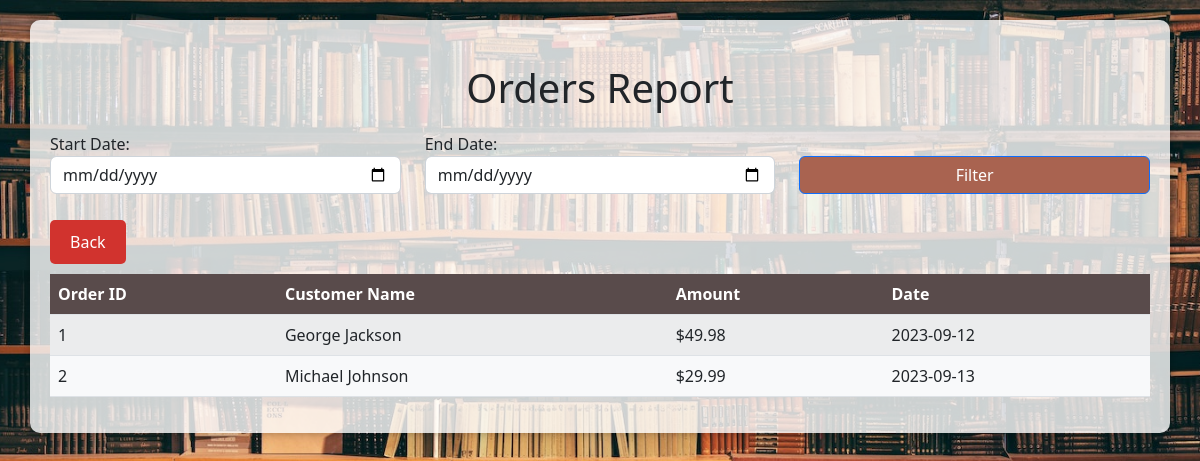
Page /order_date.php on the committed database.
### tables this page shows
CREATE TABLE `orders` (
  `orderid` int(10) UNSIGNED NOT NULL,
  `customerid` int(10) UNSIGNED NOT NULL,
  `amount` float(6,2) NOT NULL,
  `date` date NOT NULL
);

CREATE TABLE `customers` (
  `customerid` int(10) UNSIGNED NOT NULL,
  `name` char(30) NOT NULL,
  `address` char(40) NOT NULL,
  `city` char(20) NOT NULL
);

### order_date.php (the view, shortened to what this page needs)
<!DOCTYPE html>
<html lang="en">
<head>
    <link href="https://cdn.jsdelivr.net/npm/bootstrap@5.2.1/dist/css/bootstrap.min.css" rel="stylesheet">
    <link rel="stylesheet" href="style/order_date_style.css">
</head>
<body>
    <div class="container">
        <br>
        <h1>Orders Report</h1>
        <form method="GET">
            <div class="row mb-3">
                <div class="col">
                    <label for="start_date">Start Date:</label>
                    <input type="date" class="form-control" id="start_date" name="start_date" value="<?php echo isset($_GET['start_date']) ? $_GET['start_date'] : ''; ?>">
                </div>
                <div class="col">
                    <label for="end_date">End Date:</label>
                    <input type="date" class="form-control" id="end_date" name="end_date" value="<?php echo isset($_GET['end_date']) ? $_GET['end_date'] : ''; ?>">
                </div>
                <div class="col">
                    <label>&nbsp;</label>
                    <button type="submit" class="btn btn-primary btn-block">Filter</button>
                </div>
            </div>
        </form>
        <a href="javascript:history.back()" class="btn btn-secondary">Back</a>
        <table class="table table-striped">
            <thead>
                <tr>
                    <th>Order ID</th>
                    <th>Customer Name</th>
                    <th>Amount</th>
                    <th>Date</th>
                </tr>
            </thead>
            <tbody>
                <?php
                require_once('db_login.php');
                $query = "SELECT o.orderid, c.name AS customer_name, o.amount, o.date
                          FROM orders o
                          JOIN customers c ON o.customerid = c.customerid";
                $query .= " ORDER BY o.orderid";
                $result = $db->query($query);
                while ($row = $result->fetch_object()) {
                    echo '<tr>';
                    echo '<td>' . $row->orderid . '</td>';
                    echo '<td>' . $row->customer_name . '</td>';
                    echo '<td>$' . $row->amount . '</td>';
                    echo '<td>' . $row->date . '</td>';
                    echo '</tr>';
                }
                ?>
            </tbody>
        </table>
    </div>
</body>
</html>

### style/order_date_style.css (style rules this page uses)
body { background-image: url('books.jpg'); background-size: cover; background-repeat: no-repeat; background-attachment: fixed; background-position: center center; }
.container { background-color: rgba(255, 255, 255, 0.8); padding: 20px; border-radius: 10px; margin-top: 20px; box-shadow: 0 0 10px rgba(0, 0, 0, 0.3); }
h1 { text-align: center; margin-bottom: 20px; }
.form-control { width: 100%; }
.btn-primary { background-color: #a96350; width: 100%; }
.btn-secondary { background-color: #d1332e; color: #fff; border: none; padding: 10px 20px; text-align: center; text-decoration: none; display: inline-block; font-size: 16px; margin: 10px 0; cursor: pointer; border-radius: 5px; transition: background-color 0.3s; }
.table { background-color: rgba(255, 255, 255, 0.9); }
.table thead { background-color: #594b4b; color: #fff; }
.table tbody tr { background-color: #f8f9fa; }

### rows in the picture
orders: orderid "1", customerid.name "George Jackson", amount "49.98", date "2023-09-12"
orders: orderid "2", customerid.name "Michael Johnson", amount "29.99", date "2023-09-13"
